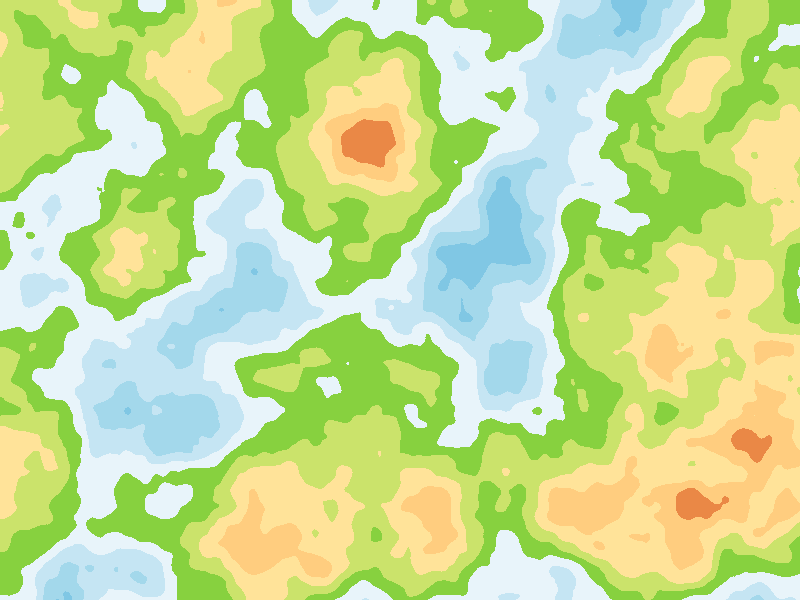
Frame 1 (no input)
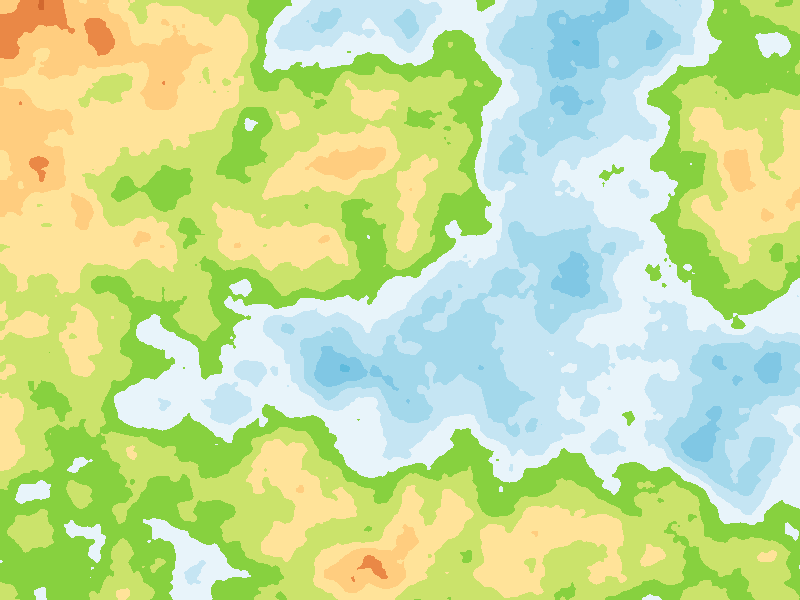
Frame 2 (the mouse pressed at the canvas centre, redrawn once)

The Processing sketch that drew these frames (run headless with seeded random() and noise(); the mouse was pressed at the canvas centre and the sketch redrawn once):

// Processing sketch: processing_134102
// ── processing_134102.pde

// *** Physical Map Generator (phmg_a2x1) by Atoro 
// *** Maps should look realistic with distinguishable geographic features, 
// *** such as mountains, valleys, lakes, seas, bays, peninsulas, etc.
// *** Whenever the keyboard button is pressed, the new map is generating.
color[] cp = {
  color(0, 126, 192), 
  color(24, 154, 208), 
  color(58, 168, 214), 
  color(94, 186, 220), 
  color(128, 199, 228), 
  color(163, 216, 235), 
  color(197, 229, 243), 
  color(232, 244, 250), 
  color(135, 209, 63), 
  color(203, 227, 107), 
  color(255, 227, 153), 
  color(255, 205, 127), 
  color(234, 136, 70), 
  color(209, 104, 47), 
  color(187, 76, 15), 
  color(148, 56, 0)
}; 
void setup() {
  size(800, 600);
}
void draw() {
  noiseSeed(int(random(10000000))); 
  loadPixels(); 
  float d0 = random(100, 200);   
  float d1 = random(25, 75); 
  for (int j = 0; j < height; j++) {
    for (int i = 0; i < width; i++) {
      float n0 = noise(i/d0, j/d0, 0); 
      float n1 = noise(i/d1, j/d1, 10); 
      float n = 1 - (n0*0.75 + n1*0.25); 
      int k = int(n*cp.length); 
      pixels[j*width + i] = cp[k];
    }
  } 
  updatePixels();
  noLoop();
  // save("maps/Map_a2x1_ID" + int(random(10000000)) + ".png");
}
void keyPressed() {
  loop();
}
